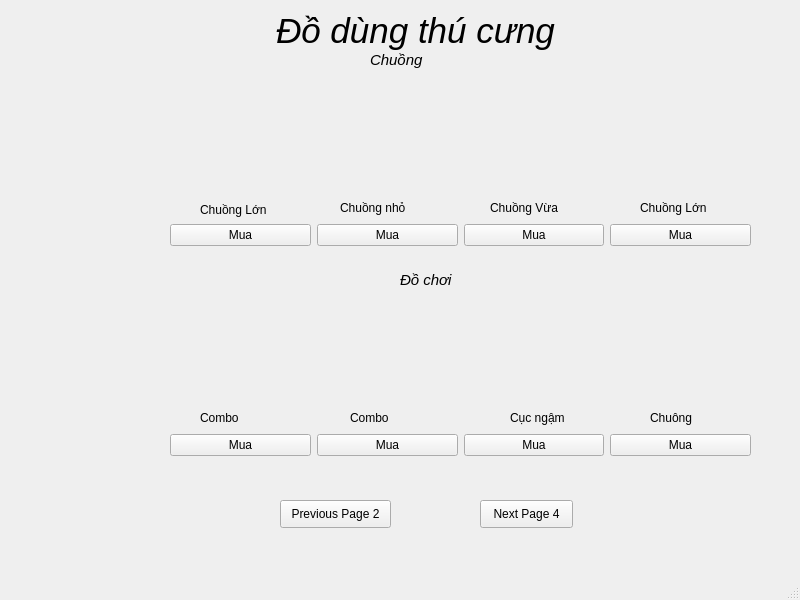
<?xml version="1.0" encoding="UTF-8"?>
<ui version="4.0">
 <class>MainWindow</class>
 <widget class="QMainWindow" name="MainWindow">
  <property name="geometry">
   <rect>
    <x>0</x>
    <y>0</y>
    <width>800</width>
    <height>600</height>
   </rect>
  </property>
  <property name="windowTitle">
   <string>MainWindow</string>
  </property>
  <widget class="QWidget" name="centralwidget">
   <widget class="QLabel" name="label">
    <property name="geometry">
     <rect>
      <x>0</x>
      <y>0</y>
      <width>151</width>
      <height>151</height>
     </rect>
    </property>
    <property name="styleSheet">
     <string notr="true">background-repeat: no-repeat;
background-position: center;
</string>
    </property>
    <property name="text">
     <string/>
    </property>
    <property name="pixmap">
     <pixmap resource="k.qrc">:/newPrefix/Downloads/spa.jpg</pixmap>
    </property>
    <property name="scaledContents">
     <bool>true</bool>
    </property>
   </widget>
   <widget class="QWidget" name="layoutWidget_3">
    <property name="geometry">
     <rect>
      <x>170</x>
      <y>220</y>
      <width>581</width>
      <height>30</height>
     </rect>
    </property>
    <layout class="QHBoxLayout" name="horizontalLayout">
     <item>
      <widget class="QPushButton" name="pushButton">
       <property name="text">
        <string>Mua</string>
       </property>
      </widget>
     </item>
     <item>
      <widget class="QPushButton" name="pushButton_2">
       <property name="text">
        <string>Mua</string>
       </property>
      </widget>
     </item>
     <item>
      <widget class="QPushButton" name="pushButton_3">
       <property name="text">
        <string>Mua</string>
       </property>
      </widget>
     </item>
     <item>
      <widget class="QPushButton" name="pushButton_4">
       <property name="text">
        <string>Mua</string>
       </property>
      </widget>
     </item>
    </layout>
   </widget>
   <widget class="QLabel" name="label_6">
    <property name="geometry">
     <rect>
      <x>200</x>
      <y>200</y>
      <width>111</width>
      <height>20</height>
     </rect>
    </property>
    <property name="text">
     <string>Chuồng Lớn</string>
    </property>
   </widget>
   <widget class="QLabel" name="label_7">
    <property name="geometry">
     <rect>
      <x>340</x>
      <y>200</y>
      <width>121</width>
      <height>16</height>
     </rect>
    </property>
    <property name="text">
     <string>Chuồng nhỏ</string>
    </property>
   </widget>
   <widget class="QLabel" name="label_8">
    <property name="geometry">
     <rect>
      <x>490</x>
      <y>200</y>
      <width>101</width>
      <height>16</height>
     </rect>
    </property>
    <property name="text">
     <string>Chuồng Vừa</string>
    </property>
   </widget>
   <widget class="QLabel" name="label_9">
    <property name="geometry">
     <rect>
      <x>640</x>
      <y>200</y>
      <width>121</width>
      <height>16</height>
     </rect>
    </property>
    <property name="text">
     <string>Chuồng Lớn</string>
    </property>
   </widget>
   <widget class="QWidget" name="layoutWidget_4">
    <property name="geometry">
     <rect>
      <x>170</x>
      <y>430</y>
      <width>581</width>
      <height>30</height>
     </rect>
    </property>
    <layout class="QHBoxLayout" name="horizontalLayout_2">
     <item>
      <widget class="QPushButton" name="pushButton_5">
       <property name="text">
        <string>Mua</string>
       </property>
      </widget>
     </item>
     <item>
      <widget class="QPushButton" name="pushButton_6">
       <property name="text">
        <string>Mua</string>
       </property>
      </widget>
     </item>
     <item>
      <widget class="QPushButton" name="pushButton_7">
       <property name="text">
        <string>Mua</string>
       </property>
      </widget>
     </item>
     <item>
      <widget class="QPushButton" name="pushButton_8">
       <property name="text">
        <string>Mua</string>
       </property>
      </widget>
     </item>
    </layout>
   </widget>
   <widget class="QLabel" name="label_13">
    <property name="geometry">
     <rect>
      <x>200</x>
      <y>410</y>
      <width>55</width>
      <height>16</height>
     </rect>
    </property>
    <property name="text">
     <string>Combo</string>
    </property>
   </widget>
   <widget class="QLabel" name="label_14">
    <property name="geometry">
     <rect>
      <x>650</x>
      <y>410</y>
      <width>55</width>
      <height>16</height>
     </rect>
    </property>
    <property name="text">
     <string>Chuông</string>
    </property>
   </widget>
   <widget class="QLabel" name="label_15">
    <property name="geometry">
     <rect>
      <x>510</x>
      <y>410</y>
      <width>55</width>
      <height>16</height>
     </rect>
    </property>
    <property name="text">
     <string>Cục ngậm</string>
    </property>
   </widget>
   <widget class="QLabel" name="label_16">
    <property name="geometry">
     <rect>
      <x>350</x>
      <y>410</y>
      <width>55</width>
      <height>16</height>
     </rect>
    </property>
    <property name="text">
     <string>Combo</string>
    </property>
   </widget>
   <widget class="QLabel" name="label_2">
    <property name="geometry">
     <rect>
      <x>190</x>
      <y>110</y>
      <width>101</width>
      <height>81</height>
     </rect>
    </property>
    <property name="text">
     <string/>
    </property>
    <property name="pixmap">
     <pixmap>../../../Downloads/tải xuống (9).jpeg</pixmap>
    </property>
    <property name="scaledContents">
     <bool>true</bool>
    </property>
   </widget>
   <widget class="QLabel" name="label_3">
    <property name="geometry">
     <rect>
      <x>190</x>
      <y>340</y>
      <width>91</width>
      <height>71</height>
     </rect>
    </property>
    <property name="text">
     <string/>
    </property>
    <property name="pixmap">
     <pixmap>../../../Downloads/tải xuống (11).jpeg</pixmap>
    </property>
    <property name="scaledContents">
     <bool>true</bool>
    </property>
   </widget>
   <widget class="QLabel" name="label_4">
    <property name="geometry">
     <rect>
      <x>340</x>
      <y>340</y>
      <width>91</width>
      <height>61</height>
     </rect>
    </property>
    <property name="text">
     <string/>
    </property>
    <property name="pixmap">
     <pixmap>../../../Downloads/images (15).jpeg</pixmap>
    </property>
    <property name="scaledContents">
     <bool>true</bool>
    </property>
   </widget>
   <widget class="QLabel" name="label_5">
    <property name="geometry">
     <rect>
      <x>500</x>
      <y>340</y>
      <width>81</width>
      <height>71</height>
     </rect>
    </property>
    <property name="text">
     <string/>
    </property>
    <property name="pixmap">
     <pixmap>../../../Downloads/tải xuống (10).jpeg</pixmap>
    </property>
    <property name="scaledContents">
     <bool>true</bool>
    </property>
   </widget>
   <widget class="QLabel" name="label_17">
    <property name="geometry">
     <rect>
      <x>350</x>
      <y>110</y>
      <width>81</width>
      <height>71</height>
     </rect>
    </property>
    <property name="text">
     <string/>
    </property>
    <property name="pixmap">
     <pixmap>../../../Downloads/tải xuống (8).jpeg</pixmap>
    </property>
    <property name="scaledContents">
     <bool>true</bool>
    </property>
   </widget>
   <widget class="QLabel" name="label_18">
    <property name="geometry">
     <rect>
      <x>490</x>
      <y>120</y>
      <width>81</width>
      <height>71</height>
     </rect>
    </property>
    <property name="text">
     <string/>
    </property>
    <property name="pixmap">
     <pixmap>../../../Downloads/tải xuống (7).jpeg</pixmap>
    </property>
    <property name="scaledContents">
     <bool>true</bool>
    </property>
   </widget>
   <widget class="QLabel" name="label_19">
    <property name="geometry">
     <rect>
      <x>630</x>
      <y>130</y>
      <width>101</width>
      <height>71</height>
     </rect>
    </property>
    <property name="text">
     <string/>
    </property>
    <property name="pixmap">
     <pixmap>../../../Downloads/tải xuống (6).jpeg</pixmap>
    </property>
    <property name="scaledContents">
     <bool>true</bool>
    </property>
   </widget>
   <widget class="QLabel" name="label_20">
    <property name="geometry">
     <rect>
      <x>640</x>
      <y>330</y>
      <width>71</width>
      <height>71</height>
     </rect>
    </property>
    <property name="text">
     <string/>
    </property>
    <property name="pixmap">
     <pixmap>../../../Downloads/tải xuống (12).jpeg</pixmap>
    </property>
    <property name="scaledContents">
     <bool>true</bool>
    </property>
   </widget>
   <widget class="QPushButton" name="pushButton_9">
    <property name="geometry">
     <rect>
      <x>480</x>
      <y>500</y>
      <width>93</width>
      <height>28</height>
     </rect>
    </property>
    <property name="text">
     <string>Next Page 4</string>
    </property>
   </widget>
   <widget class="QPushButton" name="pushButton_10">
    <property name="geometry">
     <rect>
      <x>280</x>
      <y>500</y>
      <width>111</width>
      <height>28</height>
     </rect>
    </property>
    <property name="text">
     <string>Previous Page 2</string>
    </property>
   </widget>
   <widget class="QLabel" name="label_21">
    <property name="geometry">
     <rect>
      <x>-10</x>
      <y>0</y>
      <width>811</width>
      <height>581</height>
     </rect>
    </property>
    <property name="text">
     <string/>
    </property>
    <property name="pixmap">
     <pixmap>../../../Downloads/blob-scene-haikei.png</pixmap>
    </property>
    <property name="scaledContents">
     <bool>true</bool>
    </property>
   </widget>
   <widget class="QPushButton" name="pushButton_11">
    <property name="geometry">
     <rect>
      <x>260</x>
      <y>10</y>
      <width>311</width>
      <height>41</height>
     </rect>
    </property>
    <property name="styleSheet">
     <string notr="true">border : none;
font-family: &quot;Times New Roman&quot;;
font-style: italic;
font-size: 35px;</string>
    </property>
    <property name="text">
     <string>Đồ dùng thú cưng</string>
    </property>
   </widget>
   <widget class="QLabel" name="label_10">
    <property name="geometry">
     <rect>
      <x>370</x>
      <y>50</y>
      <width>121</width>
      <height>20</height>
     </rect>
    </property>
    <property name="styleSheet">
     <string notr="true">border : none;
font-family: &quot;Times New Roman&quot;;
font-style: italic;
font-size: 15px;</string>
    </property>
    <property name="text">
     <string>Chuồng</string>
    </property>
   </widget>
   <widget class="QLabel" name="label_11">
    <property name="geometry">
     <rect>
      <x>400</x>
      <y>270</y>
      <width>121</width>
      <height>20</height>
     </rect>
    </property>
    <property name="styleSheet">
     <string notr="true">border : none;
font-family: &quot;Times New Roman&quot;;
font-style: italic;
font-size: 15px;</string>
    </property>
    <property name="text">
     <string>Đồ chơi</string>
    </property>
   </widget>
   <zorder>label_21</zorder>
   <zorder>label</zorder>
   <zorder>layoutWidget_3</zorder>
   <zorder>label_6</zorder>
   <zorder>label_7</zorder>
   <zorder>label_8</zorder>
   <zorder>label_9</zorder>
   <zorder>layoutWidget_4</zorder>
   <zorder>label_13</zorder>
   <zorder>label_14</zorder>
   <zorder>label_15</zorder>
   <zorder>label_16</zorder>
   <zorder>label_2</zorder>
   <zorder>label_3</zorder>
   <zorder>label_4</zorder>
   <zorder>label_5</zorder>
   <zorder>label_17</zorder>
   <zorder>label_18</zorder>
   <zorder>label_19</zorder>
   <zorder>label_20</zorder>
   <zorder>pushButton_9</zorder>
   <zorder>pushButton_10</zorder>
   <zorder>pushButton_11</zorder>
   <zorder>label_10</zorder>
   <zorder>label_11</zorder>
  </widget>
  <widget class="QMenuBar" name="menubar">
   <property name="geometry">
    <rect>
     <x>0</x>
     <y>0</y>
     <width>800</width>
     <height>26</height>
    </rect>
   </property>
  </widget>
  <widget class="QStatusBar" name="statusbar"/>
 </widget>
 <resources>
  <include location="k.qrc"/>
 </resources>
 <connections/>
</ui>
